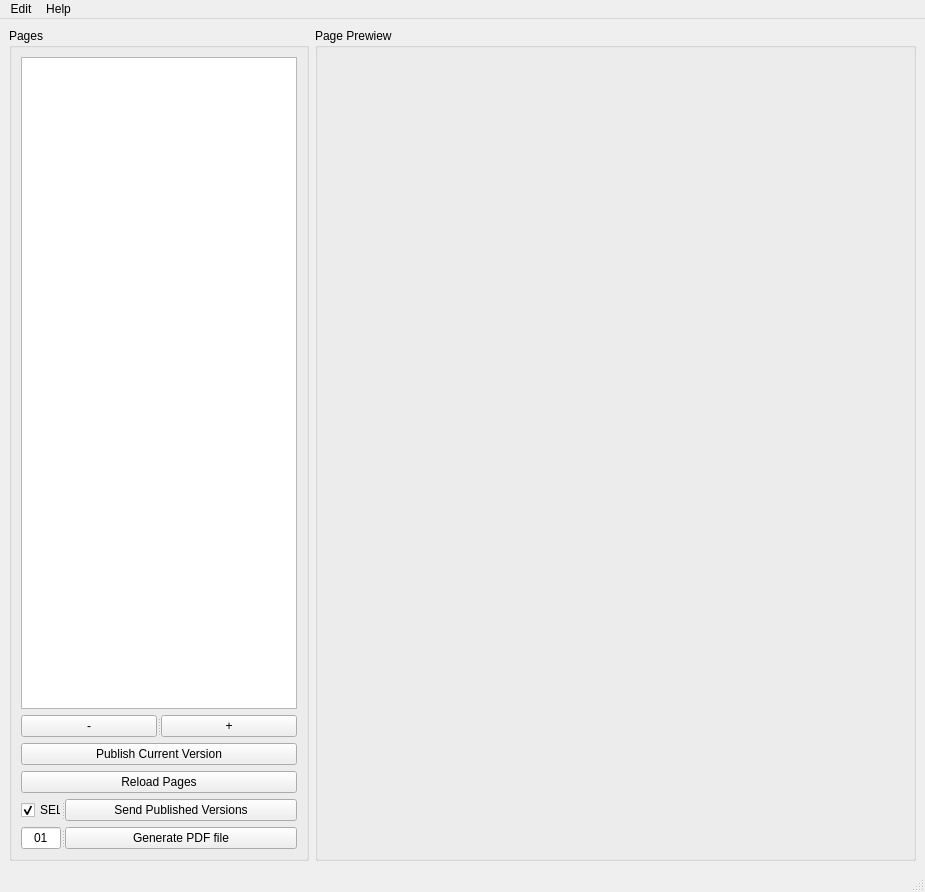
<?xml version="1.0" encoding="UTF-8"?>
<ui version="4.0">
 <class>Assembler</class>
 <widget class="QMainWindow" name="Assembler">
  <property name="geometry">
   <rect>
    <x>0</x>
    <y>0</y>
    <width>925</width>
    <height>892</height>
   </rect>
  </property>
  <property name="windowTitle">
   <string>Book Assembler</string>
  </property>
  <widget class="QWidget" name="centralwidget">
   <layout class="QHBoxLayout" name="horizontalLayout">
    <item>
     <widget class="QSplitter" name="splitter_8">
      <property name="orientation">
       <enum>Qt::Vertical</enum>
      </property>
      <widget class="QGroupBox" name="groupBox_3">
       <property name="minimumSize">
        <size>
         <width>300</width>
         <height>0</height>
        </size>
       </property>
       <property name="maximumSize">
        <size>
         <width>300</width>
         <height>16777215</height>
        </size>
       </property>
       <property name="title">
        <string>Pages</string>
       </property>
       <layout class="QVBoxLayout" name="verticalLayout_5">
        <item>
         <widget class="QTableView" name="tabPages"/>
        </item>
        <item>
         <widget class="QSplitter" name="splitter_9">
          <property name="orientation">
           <enum>Qt::Horizontal</enum>
          </property>
          <widget class="QPushButton" name="btnDownVersion">
           <property name="text">
            <string>-</string>
           </property>
          </widget>
          <widget class="QPushButton" name="btnUpVersion">
           <property name="text">
            <string>+</string>
           </property>
          </widget>
         </widget>
        </item>
        <item>
         <widget class="QPushButton" name="btnPublish">
          <property name="text">
           <string>Publish Current Version</string>
          </property>
         </widget>
        </item>
        <item>
         <widget class="QPushButton" name="btnReload">
          <property name="text">
           <string>Reload Pages</string>
          </property>
         </widget>
        </item>
        <item>
         <widget class="QSplitter" name="splitter_10">
          <property name="orientation">
           <enum>Qt::Horizontal</enum>
          </property>
          <widget class="QCheckBox" name="chbSelected">
           <property name="maximumSize">
            <size>
             <width>40</width>
             <height>16777215</height>
            </size>
           </property>
           <property name="text">
            <string>SEL</string>
           </property>
           <property name="checked">
            <bool>true</bool>
           </property>
          </widget>
          <widget class="QPushButton" name="btnSendPublished">
           <property name="text">
            <string>Send Published Versions</string>
           </property>
          </widget>
         </widget>
        </item>
        <item>
         <widget class="QSplitter" name="splitter_11">
          <property name="orientation">
           <enum>Qt::Horizontal</enum>
          </property>
          <widget class="QLineEdit" name="linPDFVersion">
           <property name="maximumSize">
            <size>
             <width>40</width>
             <height>16777215</height>
            </size>
           </property>
           <property name="text">
            <string>01</string>
           </property>
           <property name="alignment">
            <set>Qt::AlignCenter</set>
           </property>
          </widget>
          <widget class="QPushButton" name="btnGeneratePDF">
           <property name="text">
            <string>Generate PDF file</string>
           </property>
          </widget>
         </widget>
        </item>
       </layout>
      </widget>
     </widget>
    </item>
    <item>
     <widget class="QGroupBox" name="grp_images">
      <property name="title">
       <string>Page Prewiew</string>
      </property>
      <layout class="QVBoxLayout" name="verticalLayout_2">
       <item>
        <widget class="QLabel" name="labPage">
         <property name="text">
          <string/>
         </property>
        </widget>
       </item>
       <item>
        <spacer name="verticalSpacer">
         <property name="orientation">
          <enum>Qt::Vertical</enum>
         </property>
         <property name="sizeHint" stdset="0">
          <size>
           <width>20</width>
           <height>40</height>
          </size>
         </property>
        </spacer>
       </item>
      </layout>
     </widget>
    </item>
   </layout>
  </widget>
  <widget class="QMenuBar" name="menubar">
   <property name="geometry">
    <rect>
     <x>0</x>
     <y>0</y>
     <width>925</width>
     <height>21</height>
    </rect>
   </property>
   <widget class="QMenu" name="menuHelp">
    <property name="title">
     <string>Help</string>
    </property>
    <addaction name="actionDocumentation"/>
   </widget>
   <widget class="QMenu" name="menuEdit">
    <property name="title">
     <string>Edit</string>
    </property>
    <addaction name="actionSettings"/>
   </widget>
   <addaction name="menuEdit"/>
   <addaction name="menuHelp"/>
  </widget>
  <widget class="QStatusBar" name="statusbar"/>
  <action name="actionDocumentation">
   <property name="text">
    <string>Documentation</string>
   </property>
  </action>
  <action name="actionSettings">
   <property name="text">
    <string>Modify Settings</string>
   </property>
  </action>
 </widget>
 <resources/>
 <connections/>
</ui>
